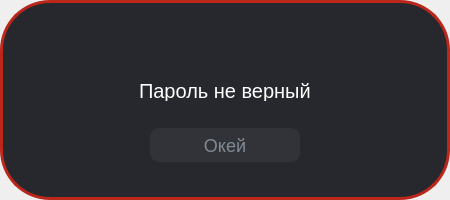
<?xml version="1.0" encoding="UTF-8"?>
<ui version="4.0">
 <class>Dialog</class>
 <widget class="QDialog" name="Dialog">
  <property name="geometry">
   <rect>
    <x>0</x>
    <y>0</y>
    <width>450</width>
    <height>200</height>
   </rect>
  </property>
  <property name="sizePolicy">
   <sizepolicy hsizetype="Maximum" vsizetype="Maximum">
    <horstretch>0</horstretch>
    <verstretch>0</verstretch>
   </sizepolicy>
  </property>
  <property name="minimumSize">
   <size>
    <width>450</width>
    <height>200</height>
   </size>
  </property>
  <property name="maximumSize">
   <size>
    <width>450</width>
    <height>200</height>
   </size>
  </property>
  <property name="windowTitle">
   <string>Dialog</string>
  </property>
  <widget class="QFrame" name="Wrapper">
   <property name="geometry">
    <rect>
     <x>0</x>
     <y>0</y>
     <width>450</width>
     <height>200</height>
    </rect>
   </property>
   <property name="sizePolicy">
    <sizepolicy hsizetype="Fixed" vsizetype="Fixed">
     <horstretch>0</horstretch>
     <verstretch>0</verstretch>
    </sizepolicy>
   </property>
   <property name="minimumSize">
    <size>
     <width>450</width>
     <height>200</height>
    </size>
   </property>
   <property name="maximumSize">
    <size>
     <width>450</width>
     <height>200</height>
    </size>
   </property>
   <property name="styleSheet">
    <string notr="true">background-color:rgba(38,40,45,255);
border-radius:50px;
border:3px solid #BB271A;</string>
   </property>
   <layout class="QVBoxLayout" name="verticalLayout">
    <property name="spacing">
     <number>0</number>
    </property>
    <property name="leftMargin">
     <number>0</number>
    </property>
    <property name="topMargin">
     <number>45</number>
    </property>
    <property name="rightMargin">
     <number>0</number>
    </property>
    <property name="bottomMargin">
     <number>35</number>
    </property>
    <item alignment="Qt::AlignHCenter|Qt::AlignVCenter">
     <widget class="QFrame" name="TextAndIcon_2">
      <property name="sizePolicy">
       <sizepolicy hsizetype="Fixed" vsizetype="Fixed">
        <horstretch>0</horstretch>
        <verstretch>0</verstretch>
       </sizepolicy>
      </property>
      <property name="minimumSize">
       <size>
        <width>200</width>
        <height>50</height>
       </size>
      </property>
      <property name="styleSheet">
       <string notr="true">border:0;</string>
      </property>
      <layout class="QVBoxLayout" name="verticalLayout_2">
       <property name="spacing">
        <number>0</number>
       </property>
       <property name="leftMargin">
        <number>0</number>
       </property>
       <property name="topMargin">
        <number>0</number>
       </property>
       <property name="rightMargin">
        <number>0</number>
       </property>
       <property name="bottomMargin">
        <number>0</number>
       </property>
       <item>
        <widget class="QPushButton" name="pushButton_2">
         <property name="text">
          <string/>
         </property>
         <property name="icon">
          <iconset resource="../res-rec.qrc">
           <normaloff>:/icons/icon/warning_40dp_BB271A_FILL0_wght400_GRAD0_opsz40.svg</normaloff>:/icons/icon/warning_40dp_BB271A_FILL0_wght400_GRAD0_opsz40.svg</iconset>
         </property>
         <property name="iconSize">
          <size>
           <width>40</width>
           <height>40</height>
          </size>
         </property>
        </widget>
       </item>
       <item alignment="Qt::AlignHCenter|Qt::AlignBottom">
        <widget class="QLabel" name="ErrorMes">
         <property name="sizePolicy">
          <sizepolicy hsizetype="Fixed" vsizetype="Fixed">
           <horstretch>0</horstretch>
           <verstretch>0</verstretch>
          </sizepolicy>
         </property>
         <property name="minimumSize">
          <size>
           <width>0</width>
           <height>0</height>
          </size>
         </property>
         <property name="maximumSize">
          <size>
           <width>200</width>
           <height>20</height>
          </size>
         </property>
         <property name="styleSheet">
          <string notr="true">font-size:20px;
color:white;</string>
         </property>
         <property name="text">
          <string>Пароль не верный</string>
         </property>
        </widget>
       </item>
      </layout>
     </widget>
    </item>
    <item alignment="Qt::AlignHCenter|Qt::AlignBottom">
     <widget class="QPushButton" name="pushButton">
      <property name="sizePolicy">
       <sizepolicy hsizetype="Fixed" vsizetype="Fixed">
        <horstretch>0</horstretch>
        <verstretch>0</verstretch>
       </sizepolicy>
      </property>
      <property name="minimumSize">
       <size>
        <width>150</width>
        <height>30</height>
       </size>
      </property>
      <property name="cursor">
       <cursorShape>PointingHandCursor</cursorShape>
      </property>
      <property name="styleSheet">
       <string notr="true">QPushButton {
height:30px;
border: 2px solid #323338;
border-radius: 10px;
background-color:#323338;
font-size:18px;
color:#808994;
}

QPushButton:hover {
background-color:#656c76;
color:black;
}</string>
      </property>
      <property name="text">
       <string>Окей</string>
      </property>
     </widget>
    </item>
   </layout>
  </widget>
 </widget>
 <resources>
  <include location="../res-rec.qrc"/>
 </resources>
 <connections/>
</ui>
